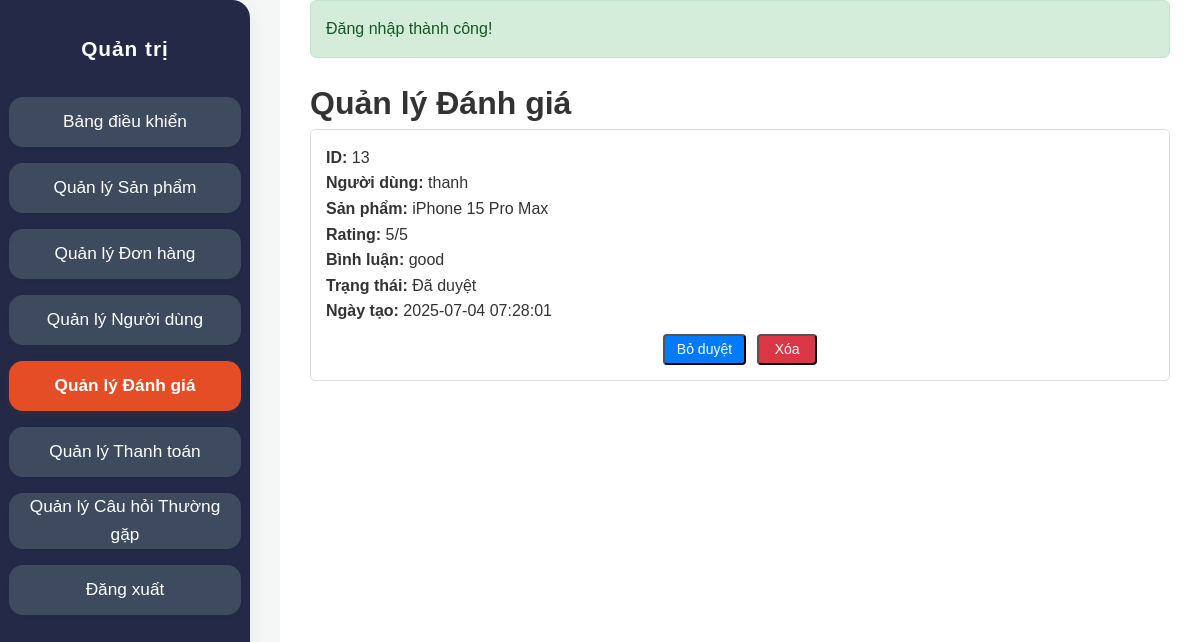
The page /ban-dien-thoai/admin/reviews.php (signed in) on the database its author committed.
### tables this page shows
CREATE TABLE `reviews` (
  `id` int(11) NOT NULL,
  `user_id` int(11) DEFAULT NULL,
  `product_id` int(11) NOT NULL,
  `rating` int(11) NOT NULL CHECK (`rating` >= 1 and `rating` <= 5),
  `comment` text DEFAULT NULL,
  `status` enum('pending','approved','rejected') DEFAULT 'pending',
  `created_at` timestamp NOT NULL DEFAULT current_timestamp(),
  `updated_at` timestamp NOT NULL DEFAULT current_timestamp() ON UPDATE current_timestamp()
);

CREATE TABLE `users` (
  `id` int(11) NOT NULL,
  `username` varchar(50) NOT NULL,
  `name` varchar(100) NOT NULL,
  `email` varchar(100) NOT NULL,
  `password` varchar(255) NOT NULL,
  `phone` varchar(20) DEFAULT NULL,
  `address` text DEFAULT NULL,
  `role` enum('user','admin') DEFAULT 'user',
  `status` enum('active','inactive') DEFAULT 'active',
  `created_at` timestamp NOT NULL DEFAULT current_timestamp(),
  `updated_at` timestamp NOT NULL DEFAULT current_timestamp() ON UPDATE current_timestamp(),
  `reset_token` varchar(64) DEFAULT NULL,
  `reset_token_expires` datetime DEFAULT NULL
);

CREATE TABLE `products` (
  `id` int(11) NOT NULL,
  `name` varchar(255) NOT NULL,
  `slug` varchar(255) NOT NULL,
  `description` text DEFAULT NULL,
  `price` int(10) UNSIGNED NOT NULL,
  `sale_price` int(10) UNSIGNED DEFAULT NULL,
  `stock` int(11) NOT NULL DEFAULT 0,
  `image` varchar(255) DEFAULT NULL,
  `brand_id` int(11) DEFAULT NULL,
  `category_id` int(11) DEFAULT NULL,
  `sku` varchar(50) DEFAULT NULL,
  `specifications` longtext DEFAULT NULL CHECK (json_valid(`specifications`)),
  `status` enum('active','inactive') DEFAULT 'active',
  `created_at` timestamp NOT NULL DEFAULT current_timestamp(),
  `updated_at` timestamp NOT NULL DEFAULT current_timestamp() ON UPDATE current_timestamp(),
  `is_active` tinyint(1) DEFAULT 1
);

### ban-dien-thoai/admin/reviews.php (the view, shortened to what this page needs)
<?php
require_once '../config/database.php';
require_once '../includes/functions.php';
function translateReviewStatus($status) {
    switch ($status) {
        case 'approved':
            return 'Đã duyệt';
    }
}
$page_title = 'Quản lý Đánh giá';
$sql = "SELECT r.*, u.name as user_name, p.name as product_name
        FROM reviews r
        LEFT JOIN users u ON r.user_id = u.id
        JOIN products p ON r.product_id = p.id
        ORDER BY r.created_at DESC";
$result = $conn->query($sql);
$reviews = $result->fetch_all(MYSQLI_ASSOC);
?>
<!DOCTYPE html>
<html lang="vi">
<head>
    <link rel="stylesheet" href="../assets/css/style.css">
    <link rel="stylesheet" href="css/admin.css">
</head>
<body>
    <div class="admin-wrapper">
        <aside class="admin-sidebar">
            <h2>Quản trị</h2>
            <nav>
                <ul>
                    <?php $current_page = basename($_SERVER['PHP_SELF']); ?>
                    <li><a href="index.php" class="sidebar-link <?php echo ($current_page == 'index.php') ? 'active' : ''; ?>">Bảng điều khiển</a></li>
                    <li><a href="products.php" class="sidebar-link <?php echo ($current_page == 'products.php') ? 'active' : ''; ?>">Quản lý Sản phẩm</a></li>
                    <li><a href="orders.php" class="sidebar-link <?php echo ($current_page == 'orders.php') ? 'active' : ''; ?>">Quản lý Đơn hàng</a></li>
                    <li><a href="users.php" class="sidebar-link <?php echo ($current_page == 'users.php') ? 'active' : ''; ?>">Quản lý Người dùng</a></li>
                    <li><a href="reviews.php" class="sidebar-link <?php echo ($current_page == 'reviews.php') ? 'active' : ''; ?>">Quản lý Đánh giá</a></li>
                    <li><a href="online_payments.php" class="sidebar-link <?php echo ($current_page == 'online_payments.php') ? 'active' : ''; ?>">Quản lý Thanh toán</a></li>
                    <li><a href="faq_manage.php" class="sidebar-link <?php echo ($current_page == 'faq_manage.php') ? 'active' : ''; ?>">Quản lý Câu hỏi Thường gặp</a></li>
                    <li><a href="../logout.php" class="sidebar-link">Đăng xuất</a></li>
                </ul>
            </nav>
        </aside>
        <div class="admin-main-content">
            <main class="admin-content">
                <?php echo showMessage(); ?>
                <h1><?php echo $page_title; ?></h1>
                <div class="admin-table-container">
                            <?php if (!empty($reviews)): ?>
                                <?php foreach ($reviews as $review): ?>
                            <div class="review-item" style="border: 1px solid #ddd; padding: 15px; margin-bottom: 15px; border-radius: 5px;">
                                <p><strong>ID:</strong> <?php echo $review['id']; ?></p>
                                <p><strong>Người dùng:</strong> <?php echo htmlspecialchars($review['user_name'] ?? 'Người dùng ẩn danh'); ?></p>
                                <p><strong>Sản phẩm:</strong> <?php echo htmlspecialchars($review['product_name']); ?></p>
                                <p><strong>Rating:</strong> <?php echo $review['rating']; ?>/5</p>
                                <p><strong>Bình luận:</strong> <?php echo nl2br(htmlspecialchars($review['comment'])); ?></p>
                                <p><strong>Trạng thái:</strong> <?php echo translateReviewStatus($review['status']); ?></p>
                                <p><strong>Ngày tạo:</strong> <?php echo $review['created_at']; ?></p>
                                <div class="admin-actions" style="margin-top: 10px;">
                                            <?php if ($review['status'] === 'pending'): ?>
                                        <form action="review_status.php" method="POST" style="display: inline-block; margin-right: 5px;">
                                            <input type="hidden" name="review_id" value="<?php echo $review['id']; ?>">
                                            <input type="hidden" name="status" value="approved">
                                            <button type="submit" class="admin-btn admin-btn-warning">Duyệt</button>
                                        </form>
                                            <?php elseif ($review['status'] === 'approved'): ?>
                                         <form action="review_status.php" method="POST" style="display: inline-block; margin-right: 5px;">
                                            <button type="submit" class="admin-btn admin-btn-secondary">Bỏ duyệt</button>
                                        </form>
                                            <?php endif; ?>
                                    <form action="review_delete.php" method="POST" style="display: inline-block;">
                                         <button type="submit" class="admin-btn admin-btn-danger" onclick="return confirm('Bạn có chắc chắn muốn xóa đánh giá này không?');">Xóa</button>
                                    </form>
                                </div>
                            </div>
                                <?php endforeach; ?>
                            <?php else: ?>
                        <p>Không có đánh giá nào.</p>
                            <?php endif; ?>
                </div>
            </main>
        </div>
    </div>
</body>
</html>

### ban-dien-thoai/assets/css/style.css (style rules this page uses)
* { margin: 0; padding: 0; box-sizing: border-box; }
html { overflow-x: hidden; scroll-behavior: smooth; }
body { font-family: -apple-system, BlinkMacSystemFont, "Segoe UI", Roboto, Helvetica, Arial, sans-serif, "Apple Color Emoji", "Segoe UI Emoji", "Segoe UI Symbol"; line-height: 1.6; color: #333; background-color: #f8f9fa; display: flex; flex-direction: column; min-height: 100vh; padding-top: 70px; }
main { flex-grow: 1; padding: 20px 0; }

### ban-dien-thoai/admin/css/admin.css (style rules this page uses)
body { background-color: #f4f7f6; margin: 0; font-family: Arial, sans-serif; padding: 0 !important; }
.admin-wrapper { display: flex; min-height: 100vh; }
.admin-sidebar { background: #232946; width: 250px; height: 100vh; position: fixed; left: 0; margin: 0; padding: 32px 0 0 0; display: flex; flex-direction: column; align-items: center; box-shadow: 0 4px 16px rgba(44,62,80,0.08); border-radius: 0 18px 18px 0; z-index: 1000; }
.admin-sidebar h2 { text-align: center; margin-bottom: 32px; color: #fff; font-size: 1.3rem; letter-spacing: 1px; font-weight: 700; }
.admin-sidebar nav ul { display: flex; flex-direction: column; gap: 16px; padding: 0; align-items: center; width: 100%; margin: 0; }
.admin-sidebar nav ul li { margin: 0; width: 100%; }
.sidebar-link { width: 95%; min-height: 50px; background: #3e4a5e; color: #fff; border-radius: 14px; display: flex; align-items: center; justify-content: center; font-size: 1.08rem; font-weight: 500; text-align: center; text-decoration: none; transition: background 0.2s, color 0.2s, box-shadow 0.2s; box-sizing: border-box; padding: 0 10px; margin: 0 auto; gap: 10px; box-shadow: 0 1px 4px rgba(44,62,80,0.04); }
.sidebar-link:hover, .sidebar-link.active { background: #e44d26; color: #fff; font-weight: bold; box-shadow: 0 2px 8px rgba(228,77,38,0.10); }
.admin-main-content { flex: 1; padding: 0 30px 30px 30px; background: #fff; min-height: 100vh; margin-left: 280px; }
.admin-table-container { overflow-x: auto; }
.admin-actions { display: flex; gap: 6px; align-items: center; justify-content: center; }
.admin-actions a, .admin-btn { display: inline-block; margin: 0; min-width: 60px; text-align: center; font-size: 14px; padding: 5px 12px; border-radius: 4px; line-height: 1.2; }
.admin-btn-secondary { background-color: #007bff; color: #fff !important; text-decoration: none !important; }
.admin-btn-danger { background-color: #dc3545; color: #fff !important; text-decoration: none !important; }
.admin-content { margin-top: 0 !important; padding-top: 0 !important; }

### rows shown on the page
reviews: id "13", user.name "thanh", product.name "iPhone 15 Pro Max", rating "5", comment "good", created_at "2025-07-04 07:28:01"

### other values the page prints
$text "Đăng nhập thành công!"
$page_title "Quản lý Đánh giá"
